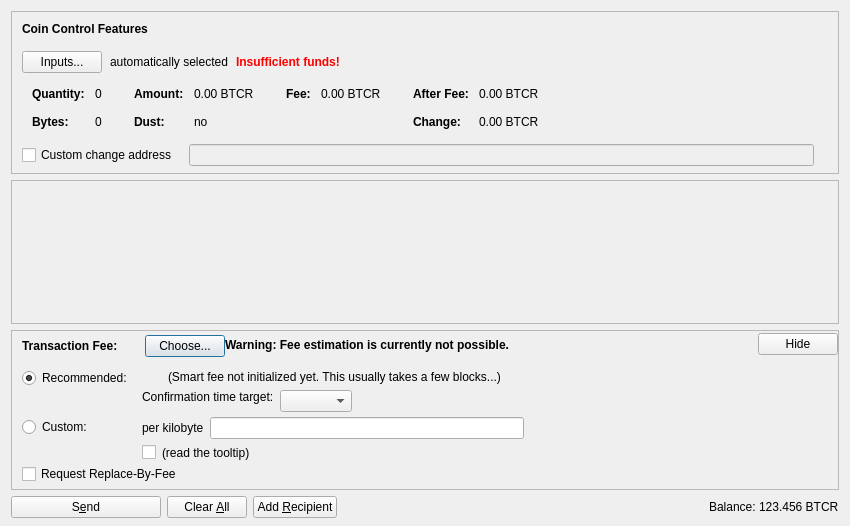
<?xml version="1.0" encoding="UTF-8"?>
<ui version="4.0">
 <class>SendCoinsDialog</class>
 <widget class="QDialog" name="SendCoinsDialog">
  <property name="geometry">
   <rect>
    <x>0</x>
    <y>0</y>
    <width>850</width>
    <height>526</height>
   </rect>
  </property>
  <property name="windowTitle">
   <string>Send Coins</string>
  </property>
  <layout class="QVBoxLayout" name="verticalLayout" stretch="0,1,0,0">
   <property name="bottomMargin">
    <number>8</number>
   </property>
   <item>
    <widget class="QFrame" name="frameCoinControl">
     <property name="sizePolicy">
      <sizepolicy hsizetype="Expanding" vsizetype="Expanding">
       <horstretch>0</horstretch>
       <verstretch>0</verstretch>
      </sizepolicy>
     </property>
     <property name="maximumSize">
      <size>
       <width>16777215</width>
       <height>16777215</height>
      </size>
     </property>
     <property name="frameShape">
      <enum>QFrame::StyledPanel</enum>
     </property>
     <property name="frameShadow">
      <enum>QFrame::Sunken</enum>
     </property>
     <layout class="QVBoxLayout" name="verticalLayoutCoinControl2">
      <property name="spacing">
       <number>0</number>
      </property>
      <property name="leftMargin">
       <number>0</number>
      </property>
      <property name="topMargin">
       <number>0</number>
      </property>
      <property name="rightMargin">
       <number>0</number>
      </property>
      <property name="bottomMargin">
       <number>6</number>
      </property>
      <item>
       <layout class="QVBoxLayout" name="verticalLayoutCoinControl" stretch="0,0,0,0,1">
        <property name="spacing">
         <number>0</number>
        </property>
        <property name="leftMargin">
         <number>10</number>
        </property>
        <property name="topMargin">
         <number>10</number>
        </property>
        <item>
         <layout class="QHBoxLayout" name="horizontalLayoutCoinControl1">
          <property name="bottomMargin">
           <number>15</number>
          </property>
          <item>
           <widget class="QLabel" name="labelCoinControlFeatures">
            <property name="sizePolicy">
             <sizepolicy hsizetype="Preferred" vsizetype="Maximum">
              <horstretch>0</horstretch>
              <verstretch>0</verstretch>
             </sizepolicy>
            </property>
            <property name="font">
             <font>
              <weight>75</weight>
              <bold>true</bold>
             </font>
            </property>
            <property name="styleSheet">
             <string notr="true">font-weight:bold;</string>
            </property>
            <property name="text">
             <string>Coin Control Features</string>
            </property>
           </widget>
          </item>
         </layout>
        </item>
        <item>
         <layout class="QHBoxLayout" name="horizontalLayoutCoinControl2" stretch="0,0,0,0">
          <property name="spacing">
           <number>8</number>
          </property>
          <property name="bottomMargin">
           <number>10</number>
          </property>
          <item>
           <widget class="QPushButton" name="pushButtonCoinControl">
            <property name="styleSheet">
             <string notr="true"/>
            </property>
            <property name="text">
             <string>Inputs...</string>
            </property>
            <property name="autoDefault">
             <bool>false</bool>
            </property>
           </widget>
          </item>
          <item>
           <widget class="QLabel" name="labelCoinControlAutomaticallySelected">
            <property name="text">
             <string>automatically selected</string>
            </property>
            <property name="margin">
             <number>5</number>
            </property>
           </widget>
          </item>
          <item>
           <widget class="QLabel" name="labelCoinControlInsuffFunds">
            <property name="font">
             <font>
              <weight>75</weight>
              <bold>true</bold>
             </font>
            </property>
            <property name="styleSheet">
             <string notr="true">color:red;font-weight:bold;</string>
            </property>
            <property name="text">
             <string>Insufficient funds!</string>
            </property>
            <property name="margin">
             <number>5</number>
            </property>
           </widget>
          </item>
          <item>
           <spacer name="horizontalSpacerCoinControl">
            <property name="orientation">
             <enum>Qt::Horizontal</enum>
            </property>
            <property name="sizeHint" stdset="0">
             <size>
              <width>40</width>
              <height>1</height>
             </size>
            </property>
           </spacer>
          </item>
         </layout>
        </item>
        <item>
         <widget class="QWidget" name="widgetCoinControl" native="true">
          <property name="sizePolicy">
           <sizepolicy hsizetype="Preferred" vsizetype="Preferred">
            <horstretch>0</horstretch>
            <verstretch>0</verstretch>
           </sizepolicy>
          </property>
          <property name="minimumSize">
           <size>
            <width>0</width>
            <height>0</height>
           </size>
          </property>
          <property name="styleSheet">
           <string notr="true"/>
          </property>
          <layout class="QHBoxLayout" name="horizontalLayoutCoinControl5">
           <property name="leftMargin">
            <number>0</number>
           </property>
           <property name="topMargin">
            <number>0</number>
           </property>
           <property name="rightMargin">
            <number>0</number>
           </property>
           <property name="bottomMargin">
            <number>0</number>
           </property>
           <item>
            <layout class="QHBoxLayout" name="horizontalLayoutCoinControl3" stretch="0,0,0,1">
             <property name="spacing">
              <number>20</number>
             </property>
             <property name="topMargin">
              <number>0</number>
             </property>
             <property name="bottomMargin">
              <number>10</number>
             </property>
             <item>
              <layout class="QFormLayout" name="formLayoutCoinControl1">
               <property name="horizontalSpacing">
                <number>10</number>
               </property>
               <property name="verticalSpacing">
                <number>14</number>
               </property>
               <property name="leftMargin">
                <number>10</number>
               </property>
               <property name="topMargin">
                <number>4</number>
               </property>
               <property name="rightMargin">
                <number>6</number>
               </property>
               <item row="0" column="0">
                <widget class="QLabel" name="labelCoinControlQuantityText">
                 <property name="font">
                  <font>
                   <weight>75</weight>
                   <bold>true</bold>
                  </font>
                 </property>
                 <property name="text">
                  <string>Quantity:</string>
                 </property>
                 <property name="margin">
                  <number>0</number>
                 </property>
                </widget>
               </item>
               <item row="0" column="1">
                <widget class="QLabel" name="labelCoinControlQuantity">
                 <property name="cursor">
                  <cursorShape>IBeamCursor</cursorShape>
                 </property>
                 <property name="contextMenuPolicy">
                  <enum>Qt::ActionsContextMenu</enum>
                 </property>
                 <property name="text">
                  <string notr="true">0</string>
                 </property>
                 <property name="margin">
                  <number>0</number>
                 </property>
                 <property name="textInteractionFlags">
                  <set>Qt::LinksAccessibleByMouse|Qt::TextSelectableByKeyboard|Qt::TextSelectableByMouse</set>
                 </property>
                </widget>
               </item>
               <item row="1" column="0">
                <widget class="QLabel" name="labelCoinControlBytesText">
                 <property name="font">
                  <font>
                   <weight>75</weight>
                   <bold>true</bold>
                  </font>
                 </property>
                 <property name="text">
                  <string>Bytes:</string>
                 </property>
                </widget>
               </item>
               <item row="1" column="1">
                <widget class="QLabel" name="labelCoinControlBytes">
                 <property name="cursor">
                  <cursorShape>IBeamCursor</cursorShape>
                 </property>
                 <property name="contextMenuPolicy">
                  <enum>Qt::ActionsContextMenu</enum>
                 </property>
                 <property name="text">
                  <string notr="true">0</string>
                 </property>
                 <property name="textInteractionFlags">
                  <set>Qt::LinksAccessibleByMouse|Qt::TextSelectableByKeyboard|Qt::TextSelectableByMouse</set>
                 </property>
                </widget>
               </item>
              </layout>
             </item>
             <item>
              <layout class="QFormLayout" name="formLayoutCoinControl2">
               <property name="horizontalSpacing">
                <number>10</number>
               </property>
               <property name="verticalSpacing">
                <number>14</number>
               </property>
               <property name="leftMargin">
                <number>6</number>
               </property>
               <property name="topMargin">
                <number>4</number>
               </property>
               <property name="rightMargin">
                <number>6</number>
               </property>
               <item row="0" column="0">
                <widget class="QLabel" name="labelCoinControlAmountText">
                 <property name="font">
                  <font>
                   <weight>75</weight>
                   <bold>true</bold>
                  </font>
                 </property>
                 <property name="text">
                  <string>Amount:</string>
                 </property>
                 <property name="margin">
                  <number>0</number>
                 </property>
                </widget>
               </item>
               <item row="0" column="1">
                <widget class="QLabel" name="labelCoinControlAmount">
                 <property name="cursor">
                  <cursorShape>IBeamCursor</cursorShape>
                 </property>
                 <property name="contextMenuPolicy">
                  <enum>Qt::ActionsContextMenu</enum>
                 </property>
                 <property name="text">
                  <string notr="true">0.00 BTCR</string>
                 </property>
                 <property name="textInteractionFlags">
                  <set>Qt::LinksAccessibleByMouse|Qt::TextSelectableByKeyboard|Qt::TextSelectableByMouse</set>
                 </property>
                </widget>
               </item>
               <item row="1" column="0">
                <widget class="QLabel" name="labelCoinControlLowOutputText">
                 <property name="font">
                  <font>
                   <weight>75</weight>
                   <bold>true</bold>
                  </font>
                 </property>
                 <property name="text">
                  <string>Dust:</string>
                 </property>
                </widget>
               </item>
               <item row="1" column="1">
                <widget class="QLabel" name="labelCoinControlLowOutput">
                 <property name="cursor">
                  <cursorShape>IBeamCursor</cursorShape>
                 </property>
                 <property name="contextMenuPolicy">
                  <enum>Qt::ActionsContextMenu</enum>
                 </property>
                 <property name="text">
                  <string notr="true">no</string>
                 </property>
                 <property name="textInteractionFlags">
                  <set>Qt::LinksAccessibleByMouse|Qt::TextSelectableByKeyboard|Qt::TextSelectableByMouse</set>
                 </property>
                </widget>
               </item>
              </layout>
             </item>
             <item>
              <layout class="QFormLayout" name="formLayoutCoinControl3">
               <property name="horizontalSpacing">
                <number>10</number>
               </property>
               <property name="verticalSpacing">
                <number>14</number>
               </property>
               <property name="leftMargin">
                <number>6</number>
               </property>
               <property name="topMargin">
                <number>4</number>
               </property>
               <property name="rightMargin">
                <number>6</number>
               </property>
               <item row="0" column="0">
                <widget class="QLabel" name="labelCoinControlFeeText">
                 <property name="font">
                  <font>
                   <weight>75</weight>
                   <bold>true</bold>
                  </font>
                 </property>
                 <property name="text">
                  <string>Fee:</string>
                 </property>
                 <property name="margin">
                  <number>0</number>
                 </property>
                </widget>
               </item>
               <item row="0" column="1">
                <widget class="QLabel" name="labelCoinControlFee">
                 <property name="cursor">
                  <cursorShape>IBeamCursor</cursorShape>
                 </property>
                 <property name="contextMenuPolicy">
                  <enum>Qt::ActionsContextMenu</enum>
                 </property>
                 <property name="text">
                  <string notr="true">0.00 BTCR</string>
                 </property>
                 <property name="textInteractionFlags">
                  <set>Qt::LinksAccessibleByMouse|Qt::TextSelectableByKeyboard|Qt::TextSelectableByMouse</set>
                 </property>
                </widget>
               </item>
              </layout>
             </item>
             <item>
              <layout class="QFormLayout" name="formLayoutCoinControl4">
               <property name="horizontalSpacing">
                <number>10</number>
               </property>
               <property name="verticalSpacing">
                <number>14</number>
               </property>
               <property name="leftMargin">
                <number>6</number>
               </property>
               <property name="topMargin">
                <number>4</number>
               </property>
               <property name="rightMargin">
                <number>6</number>
               </property>
               <item row="0" column="0">
                <widget class="QLabel" name="labelCoinControlAfterFeeText">
                 <property name="font">
                  <font>
                   <weight>75</weight>
                   <bold>true</bold>
                  </font>
                 </property>
                 <property name="text">
                  <string>After Fee:</string>
                 </property>
                 <property name="margin">
                  <number>0</number>
                 </property>
                </widget>
               </item>
               <item row="0" column="1">
                <widget class="QLabel" name="labelCoinControlAfterFee">
                 <property name="cursor">
                  <cursorShape>IBeamCursor</cursorShape>
                 </property>
                 <property name="contextMenuPolicy">
                  <enum>Qt::ActionsContextMenu</enum>
                 </property>
                 <property name="text">
                  <string notr="true">0.00 BTCR</string>
                 </property>
                 <property name="textInteractionFlags">
                  <set>Qt::LinksAccessibleByMouse|Qt::TextSelectableByKeyboard|Qt::TextSelectableByMouse</set>
                 </property>
                </widget>
               </item>
               <item row="1" column="0">
                <widget class="QLabel" name="labelCoinControlChangeText">
                 <property name="font">
                  <font>
                   <weight>75</weight>
                   <bold>true</bold>
                  </font>
                 </property>
                 <property name="text">
                  <string>Change:</string>
                 </property>
                </widget>
               </item>
               <item row="1" column="1">
                <widget class="QLabel" name="labelCoinControlChange">
                 <property name="cursor">
                  <cursorShape>IBeamCursor</cursorShape>
                 </property>
                 <property name="contextMenuPolicy">
                  <enum>Qt::ActionsContextMenu</enum>
                 </property>
                 <property name="text">
                  <string notr="true">0.00 BTCR</string>
                 </property>
                 <property name="textInteractionFlags">
                  <set>Qt::LinksAccessibleByMouse|Qt::TextSelectableByKeyboard|Qt::TextSelectableByMouse</set>
                 </property>
                </widget>
               </item>
              </layout>
             </item>
            </layout>
           </item>
          </layout>
         </widget>
        </item>
        <item>
         <layout class="QHBoxLayout" name="horizontalLayoutCoinControl4" stretch="0,0,0">
          <property name="spacing">
           <number>12</number>
          </property>
          <property name="sizeConstraint">
           <enum>QLayout::SetDefaultConstraint</enum>
          </property>
          <property name="topMargin">
           <number>5</number>
          </property>
          <property name="rightMargin">
           <number>5</number>
          </property>
          <item>
           <widget class="QCheckBox" name="checkBoxCoinControlChange">
            <property name="toolTip">
             <string>If this is activated, but the change address is empty or invalid, change will be sent to a newly generated address.</string>
            </property>
            <property name="text">
             <string>Custom change address</string>
            </property>
           </widget>
          </item>
          <item>
           <widget class="QValidatedLineEdit" name="lineEditCoinControlChange">
            <property name="enabled">
             <bool>false</bool>
            </property>
            <property name="sizePolicy">
             <sizepolicy hsizetype="Expanding" vsizetype="Fixed">
              <horstretch>0</horstretch>
              <verstretch>0</verstretch>
             </sizepolicy>
            </property>
           </widget>
          </item>
          <item>
           <widget class="QLabel" name="labelCoinControlChangeLabel">
            <property name="sizePolicy">
             <sizepolicy hsizetype="Preferred" vsizetype="Expanding">
              <horstretch>0</horstretch>
              <verstretch>0</verstretch>
             </sizepolicy>
            </property>
            <property name="minimumSize">
             <size>
              <width>0</width>
              <height>0</height>
             </size>
            </property>
            <property name="text">
             <string/>
            </property>
            <property name="margin">
             <number>3</number>
            </property>
           </widget>
          </item>
         </layout>
        </item>
        <item>
         <spacer name="verticalSpacerCoinControl">
          <property name="orientation">
           <enum>Qt::Vertical</enum>
          </property>
          <property name="sizeHint" stdset="0">
           <size>
            <width>800</width>
            <height>1</height>
           </size>
          </property>
         </spacer>
        </item>
       </layout>
      </item>
     </layout>
    </widget>
   </item>
   <item>
    <widget class="QScrollArea" name="scrollArea">
     <property name="widgetResizable">
      <bool>true</bool>
     </property>
     <widget class="QWidget" name="scrollAreaWidgetContents">
      <property name="geometry">
       <rect>
        <x>0</x>
        <y>0</y>
        <width>830</width>
        <height>104</height>
       </rect>
      </property>
      <layout class="QVBoxLayout" name="verticalLayout_2" stretch="0,1">
       <property name="leftMargin">
        <number>0</number>
       </property>
       <property name="topMargin">
        <number>0</number>
       </property>
       <property name="rightMargin">
        <number>0</number>
       </property>
       <property name="bottomMargin">
        <number>0</number>
       </property>
       <item>
        <layout class="QVBoxLayout" name="entries">
         <property name="spacing">
          <number>6</number>
         </property>
        </layout>
       </item>
       <item>
        <spacer name="verticalSpacer">
         <property name="orientation">
          <enum>Qt::Vertical</enum>
         </property>
         <property name="sizeHint" stdset="0">
          <size>
           <width>20</width>
           <height>40</height>
          </size>
         </property>
        </spacer>
       </item>
      </layout>
     </widget>
    </widget>
   </item>
   <item>
    <widget class="QFrame" name="frameFee">
     <property name="sizePolicy">
      <sizepolicy hsizetype="Expanding" vsizetype="Expanding">
       <horstretch>0</horstretch>
       <verstretch>0</verstretch>
      </sizepolicy>
     </property>
     <property name="maximumSize">
      <size>
       <width>16777215</width>
       <height>16777215</height>
      </size>
     </property>
     <property name="frameShape">
      <enum>QFrame::StyledPanel</enum>
     </property>
     <property name="frameShadow">
      <enum>QFrame::Sunken</enum>
     </property>
     <layout class="QVBoxLayout" name="verticalLayoutFee1">
      <property name="spacing">
       <number>0</number>
      </property>
      <property name="leftMargin">
       <number>0</number>
      </property>
      <property name="topMargin">
       <number>0</number>
      </property>
      <property name="rightMargin">
       <number>0</number>
      </property>
      <property name="bottomMargin">
       <number>0</number>
      </property>
      <item>
       <layout class="QVBoxLayout" name="verticalLayoutFee2" stretch="0,0,0">
        <property name="spacing">
         <number>0</number>
        </property>
        <property name="leftMargin">
         <number>10</number>
        </property>
        <property name="topMargin">
         <number>0</number>
        </property>
        <item>
         <layout class="QHBoxLayout" name="horizontalLayoutFee1">
          <property name="bottomMargin">
           <number>0</number>
          </property>
          <item>
           <layout class="QVBoxLayout" name="verticalLayoutFee7">
            <property name="spacing">
             <number>0</number>
            </property>
            <item>
             <spacer name="verticalSpacerSmartFee">
              <property name="orientation">
               <enum>Qt::Vertical</enum>
              </property>
              <property name="sizeType">
               <enum>QSizePolicy::Fixed</enum>
              </property>
              <property name="sizeHint" stdset="0">
               <size>
                <width>1</width>
                <height>4</height>
               </size>
              </property>
             </spacer>
            </item>
            <item>
             <layout class="QHBoxLayout" name="horizontalLayoutSmartFee">
              <property name="spacing">
               <number>10</number>
              </property>
              <item>
               <widget class="QLabel" name="labelFeeHeadline">
                <property name="sizePolicy">
                 <sizepolicy hsizetype="Preferred" vsizetype="Maximum">
                  <horstretch>0</horstretch>
                  <verstretch>0</verstretch>
                 </sizepolicy>
                </property>
                <property name="font">
                 <font>
                  <weight>75</weight>
                  <bold>true</bold>
                 </font>
                </property>
                <property name="styleSheet">
                 <string notr="true">font-weight:bold;</string>
                </property>
                <property name="text">
                 <string>Transaction Fee:</string>
                </property>
               </widget>
              </item>
              <item>
               <widget class="QLabel" name="labelFeeMinimized">
                <property name="text">
                 <string/>
                </property>
               </widget>
              </item>
              <item>
               <widget class="QPushButton" name="buttonChooseFee">
                <property name="text">
                 <string>Choose...</string>
                </property>
               </widget>
              </item>
             </layout>
            </item>
            <item>
             <spacer name="verticalSpacer_5">
              <property name="orientation">
               <enum>Qt::Vertical</enum>
              </property>
              <property name="sizeHint" stdset="0">
               <size>
                <width>1</width>
                <height>1</height>
               </size>
              </property>
             </spacer>
            </item>
           </layout>
          </item>
          <item>
           <widget class="QLabel" name="fallbackFeeWarningLabel">
            <property name="toolTip">
             <string>Using the fallbackfee can result in sending a transaction that will take several hours or days (or never) to confirm. Consider choosing your fee manually or wait until you have validated the complete chain.</string>
            </property>
            <property name="font">
            <font>
                <weight>75</weight>
                <bold>true</bold>
            </font>
            </property>
            <property name="text">
             <string>Warning: Fee estimation is currently not possible.</string>
            </property>
            <property name="wordWrap">
             <bool>false</bool>
            </property>
           </widget>
          </item>
          <item>
           <spacer name="horizontalSpacer_4">
            <property name="orientation">
             <enum>Qt::Horizontal</enum>
            </property>
            <property name="sizeType">
             <enum>QSizePolicy::MinimumExpanding</enum>
            </property>
            <property name="sizeHint" stdset="0">
             <size>
              <width>40</width>
              <height>20</height>
             </size>
            </property>
           </spacer>
          </item>
          <item>
           <widget class="QPushButton" name="buttonMinimizeFee">
            <property name="toolTip">
             <string>collapse fee-settings</string>
            </property>
            <property name="text">
             <string>Hide</string>
            </property>
           </widget>
          </item>
         </layout>
        </item>
        <item>
         <widget class="QFrame" name="frameFeeSelection">
          <layout class="QVBoxLayout" name="verticalLayoutFee12">
           <property name="spacing">
            <number>0</number>
           </property>
           <property name="leftMargin">
            <number>0</number>
           </property>
           <property name="topMargin">
            <number>0</number>
           </property>
           <property name="rightMargin">
            <number>0</number>
           </property>
           <property name="bottomMargin">
            <number>0</number>
           </property>
           <item>
            <layout class="QGridLayout" name="gridLayoutFee">
             <property name="topMargin">
              <number>10</number>
             </property>
             <property name="bottomMargin">
              <number>4</number>
             </property>
             <property name="horizontalSpacing">
              <number>10</number>
             </property>
             <property name="verticalSpacing">
              <number>4</number>
             </property>
             <item row="1" column="1">
              <layout class="QVBoxLayout" name="verticalLayoutFee8">
               <property name="spacing">
                <number>6</number>
               </property>
               <item>
                <layout class="QHBoxLayout" name="horizontalLayoutFee13">
                 <item>
                  <widget class="QLabel" name="labelCustomPerKilobyte">
                   <property name="toolTip">
                    <string>If the custom fee is set to 1000 satoshis and the transaction is only 250 bytes, then &quot;per kilobyte&quot; only pays 250 satoshis in fee, while &quot;total at least&quot; pays 1000 satoshis. For transactions bigger than a kilobyte both pay by kilobyte.</string>
                   </property>
                   <property name="text">
                    <string>per kilobyte</string>
                   </property>
                  </widget>
                 </item>
                 <item>
                  <widget class="BitcoinRandomAmountField" name="customFee"/>
                 </item>
                 <item>
                  <spacer name="horizontalSpacer_6">
                   <property name="orientation">
                    <enum>Qt::Horizontal</enum>
                   </property>
                   <property name="sizeHint" stdset="0">
                    <size>
                     <width>1</width>
                     <height>1</height>
                    </size>
                   </property>
                  </spacer>
                 </item>
                </layout>
               </item>
               <item>
                <layout class="QHBoxLayout" name="horizontalLayoutFee8">
                 <item>
                  <widget class="QCheckBox" name="checkBoxMinimumFee">
                   <property name="toolTip">
                    <string>Paying only the minimum fee is just fine as long as there is less transaction volume than space in the blocks. But be aware that this can end up in a never confirming transaction once there is more demand for bitcoinrandom transactions than the network can process.</string>
                   </property>
                   <property name="text">
                    <string/>
                   </property>
                  </widget>
                 </item>
                 <item>
                  <widget class="QLabel" name="labelMinFeeWarning">
                   <property name="enabled">
                    <bool>true</bool>
                   </property>
                   <property name="toolTip">
                    <string>Paying only the minimum fee is just fine as long as there is less transaction volume than space in the blocks. But be aware that this can end up in a never confirming transaction once there is more demand for bitcoinrandom transactions than the network can process.</string>
                   </property>
                   <property name="text">
                    <string>(read the tooltip)</string>
                   </property>
                   <property name="margin">
                    <number>5</number>
                   </property>
                  </widget>
                 </item>
                 <item>
                  <spacer name="horizontalSpacer_2">
                   <property name="orientation">
                    <enum>Qt::Horizontal</enum>
                   </property>
                   <property name="sizeHint" stdset="0">
                    <size>
                     <width>1</width>
                     <height>1</height>
                    </size>
                   </property>
                  </spacer>
                 </item>
                </layout>
               </item>
              </layout>
             </item>
             <item row="0" column="0">
              <layout class="QVBoxLayout" name="verticalLayoutFee4" stretch="0,1">
               <item>
                <widget class="QRadioButton" name="radioSmartFee">
                 <property name="text">
                  <string>Recommended:</string>
                 </property>
                 <property name="checked">
                  <bool>true</bool>
                 </property>
                 <attribute name="buttonGroup">
                  <string notr="true">groupFee</string>
                 </attribute>
                </widget>
               </item>
               <item>
                <spacer name="verticalSpacer_2">
                 <property name="orientation">
                  <enum>Qt::Vertical</enum>
                 </property>
                 <property name="sizeHint" stdset="0">
                  <size>
                   <width>1</width>
                   <height>1</height>
                  </size>
                 </property>
                </spacer>
               </item>
              </layout>
             </item>
             <item row="1" column="0">
              <layout class="QVBoxLayout" name="verticalLayoutFee9" stretch="0,1">
               <item>
                <widget class="QRadioButton" name="radioCustomFee">
                 <property name="text">
                  <string>Custom:</string>
                 </property>
                 <attribute name="buttonGroup">
                  <string notr="true">groupFee</string>
                 </attribute>
                </widget>
               </item>
               <item>
                <spacer name="verticalSpacer_6">
                 <property name="orientation">
                  <enum>Qt::Vertical</enum>
                 </property>
                 <property name="sizeHint" stdset="0">
                  <size>
                   <width>1</width>
                   <height>1</height>
                  </size>
                 </property>
                </spacer>
               </item>
              </layout>
             </item>
             <item row="0" column="1">
              <layout class="QVBoxLayout" name="verticalLayoutFee3" stretch="0,0,1">
               <property name="spacing">
                <number>6</number>
               </property>
               <property name="topMargin">
                <number>2</number>
               </property>
               <item>
                <layout class="QHBoxLayout" name="horizontalLayoutFee12">
                 <item>
                  <widget class="QLabel" name="labelSmartFee">
                   <property name="text">
                    <string/>
                   </property>
                   <property name="margin">
                    <number>2</number>
                   </property>
                  </widget>
                 </item>
                 <item>
                  <widget class="QLabel" name="labelFeeEstimation">
                   <property name="text">
                    <string/>
                   </property>
                  </widget>
                 </item>
                 <item>
                  <widget class="QLabel" name="labelSmartFee2">
                   <property name="text">
                    <string>(Smart fee not initialized yet. This usually takes a few blocks...)</string>
                   </property>
                   <property name="margin">
                    <number>2</number>
                   </property>
                  </widget>
                 </item>
                 <item>
                  <spacer name="horizontalSpacer_5">
                   <property name="orientation">
                    <enum>Qt::Horizontal</enum>
                   </property>
                   <property name="sizeHint" stdset="0">
                    <size>
                     <width>1</width>
                     <height>1</height>
                    </size>
                   </property>
                  </spacer>
                 </item>
                </layout>
               </item>
               <item>
                <layout class="QHBoxLayout" name="horizontalLayoutFee9">
                 <item>
                  <layout class="QVBoxLayout" name="verticalLayoutFee6">
                   <item>
                    <widget class="QLabel" name="labelSmartFee3">
                     <property name="text">
                      <string>Confirmation time target:</string>
                     </property>
                     <property name="margin">
                      <number>2</number>
                     </property>
                    </widget>
                   </item>
                   <item>
                    <spacer name="verticalSpacer_3">
                     <property name="orientation">
                      <enum>Qt::Vertical</enum>
                     </property>
                     <property name="sizeHint" stdset="0">
                      <size>
                       <width>1</width>
                       <height>1</height>
                      </size>
                     </property>
                    </spacer>
                   </item>
                  </layout>
                 </item>
                 <item>
                  <layout class="QVBoxLayout" name="verticalLayoutFee5">
                   <property name="rightMargin">
                    <number>30</number>
                   </property>
                   <item>
                    <layout class="QHBoxLayout" name="horizontalLayoutConfTarget">
                     <property name="bottomMargin">
                      <number>0</number>
                     </property>
                     <item>
                      <widget class="QComboBox" name="confTargetSelector"/>
                     </item>
                     <item>
                      <spacer name="horizontalSpacerConfTarget">
                       <property name="orientation">
                        <enum>Qt::Horizontal</enum>
                       </property>
                       <property name="sizeHint" stdset="0">
                        <size>
                         <width>40</width>
                         <height>20</height>
                        </size>
                       </property>
                      </spacer>
                     </item>
                    </layout>
                   </item>
                  </layout>
                 </item>
                </layout>
               </item>
               <item>
                <spacer name="verticalSpacer_4">
                 <property name="orientation">
                  <enum>Qt::Vertical</enum>
                 </property>
                 <property name="sizeHint" stdset="0">
                  <size>
                   <width>1</width>
                   <height>1</height>
                  </size>
                 </property>
                </spacer>
               </item>
              </layout>
             </item>
            </layout>
           </item>
           <item>
            <widget class="QCheckBox" name="optInRBF">
             <property name="text">
              <string>Request Replace-By-Fee</string>
             </property>
             <property name="toolTip">
              <string>Indicates that the sender may wish to replace this transaction with a new one paying higher fees (prior to being confirmed).</string>
             </property>
            </widget>
           </item>
          </layout>
         </widget>
        </item>
        <item>
         <spacer name="verticalSpacerFee">
          <property name="orientation">
           <enum>Qt::Vertical</enum>
          </property>
          <property name="sizeHint" stdset="0">
           <size>
            <width>40</width>
            <height>5</height>
           </size>
          </property>
         </spacer>
        </item>
       </layout>
      </item>
     </layout>
    </widget>
   </item>
   <item>
    <layout class="QHBoxLayout" name="horizontalLayout">
     <item>
      <widget class="QPushButton" name="sendButton">
       <property name="minimumSize">
        <size>
         <width>150</width>
         <height>0</height>
        </size>
       </property>
       <property name="toolTip">
        <string>Confirm the send action</string>
       </property>
       <property name="text">
        <string>S&amp;end</string>
       </property>
       <property name="icon">
        <iconset resource="../bitcoinrandom.qrc">
         <normaloff>:/icons/send</normaloff>:/icons/send</iconset>
       </property>
       <property name="autoDefault">
        <bool>false</bool>
       </property>
       <property name="default">
        <bool>false</bool>
       </property>
      </widget>
     </item>
     <item>
      <widget class="QPushButton" name="clearButton">
       <property name="sizePolicy">
        <sizepolicy hsizetype="Minimum" vsizetype="Fixed">
         <horstretch>0</horstretch>
         <verstretch>0</verstretch>
        </sizepolicy>
       </property>
       <property name="toolTip">
        <string>Clear all fields of the form.</string>
       </property>
       <property name="text">
        <string>Clear &amp;All</string>
       </property>
       <property name="icon">
        <iconset resource="../bitcoinrandom.qrc">
         <normaloff>:/icons/remove</normaloff>:/icons/remove</iconset>
       </property>
       <property name="autoDefault">
        <bool>false</bool>
       </property>
      </widget>
     </item>
     <item>
      <widget class="QPushButton" name="addButton">
       <property name="toolTip">
        <string>Send to multiple recipients at once</string>
       </property>
       <property name="text">
        <string>Add &amp;Recipient</string>
       </property>
       <property name="icon">
        <iconset resource="../bitcoinrandom.qrc">
         <normaloff>:/icons/add</normaloff>:/icons/add</iconset>
       </property>
       <property name="autoDefault">
        <bool>false</bool>
       </property>
      </widget>
     </item>
     <item>
      <spacer name="horizontalSpacer">
       <property name="orientation">
        <enum>Qt::Horizontal</enum>
       </property>
       <property name="sizeHint" stdset="0">
        <size>
         <width>40</width>
         <height>20</height>
        </size>
       </property>
      </spacer>
     </item>
     <item>
      <layout class="QHBoxLayout" name="horizontalLayout_2">
       <property name="spacing">
        <number>3</number>
       </property>
       <item>
        <widget class="QLabel" name="label">
         <property name="sizePolicy">
          <sizepolicy hsizetype="Preferred" vsizetype="Fixed">
           <horstretch>0</horstretch>
           <verstretch>0</verstretch>
          </sizepolicy>
         </property>
         <property name="text">
          <string>Balance:</string>
         </property>
        </widget>
       </item>
       <item>
        <widget class="QLabel" name="labelBalance">
         <property name="sizePolicy">
          <sizepolicy hsizetype="Preferred" vsizetype="Fixed">
           <horstretch>0</horstretch>
           <verstretch>0</verstretch>
          </sizepolicy>
         </property>
         <property name="cursor">
          <cursorShape>IBeamCursor</cursorShape>
         </property>
         <property name="text">
          <string notr="true">123.456 BTCR</string>
         </property>
         <property name="textInteractionFlags">
          <set>Qt::LinksAccessibleByMouse|Qt::TextSelectableByKeyboard|Qt::TextSelectableByMouse</set>
         </property>
        </widget>
       </item>
      </layout>
     </item>
    </layout>
   </item>
  </layout>
 </widget>
 <customwidgets>
  <customwidget>
   <class>QValidatedLineEdit</class>
   <extends>QLineEdit</extends>
   <header>qvalidatedlineedit.h</header>
  </customwidget>
  <customwidget>
   <class>BitcoinRandomAmountField</class>
   <extends>QLineEdit</extends>
   <header>bitcoinrandomamountfield.h</header>
   <container>1</container>
  </customwidget>
 </customwidgets>
 <resources>
  <include location="../bitcoinrandom.qrc"/>
 </resources>
 <connections/>
 <buttongroups>
  <buttongroup name="groupFee"/>
 </buttongroups>
</ui>
